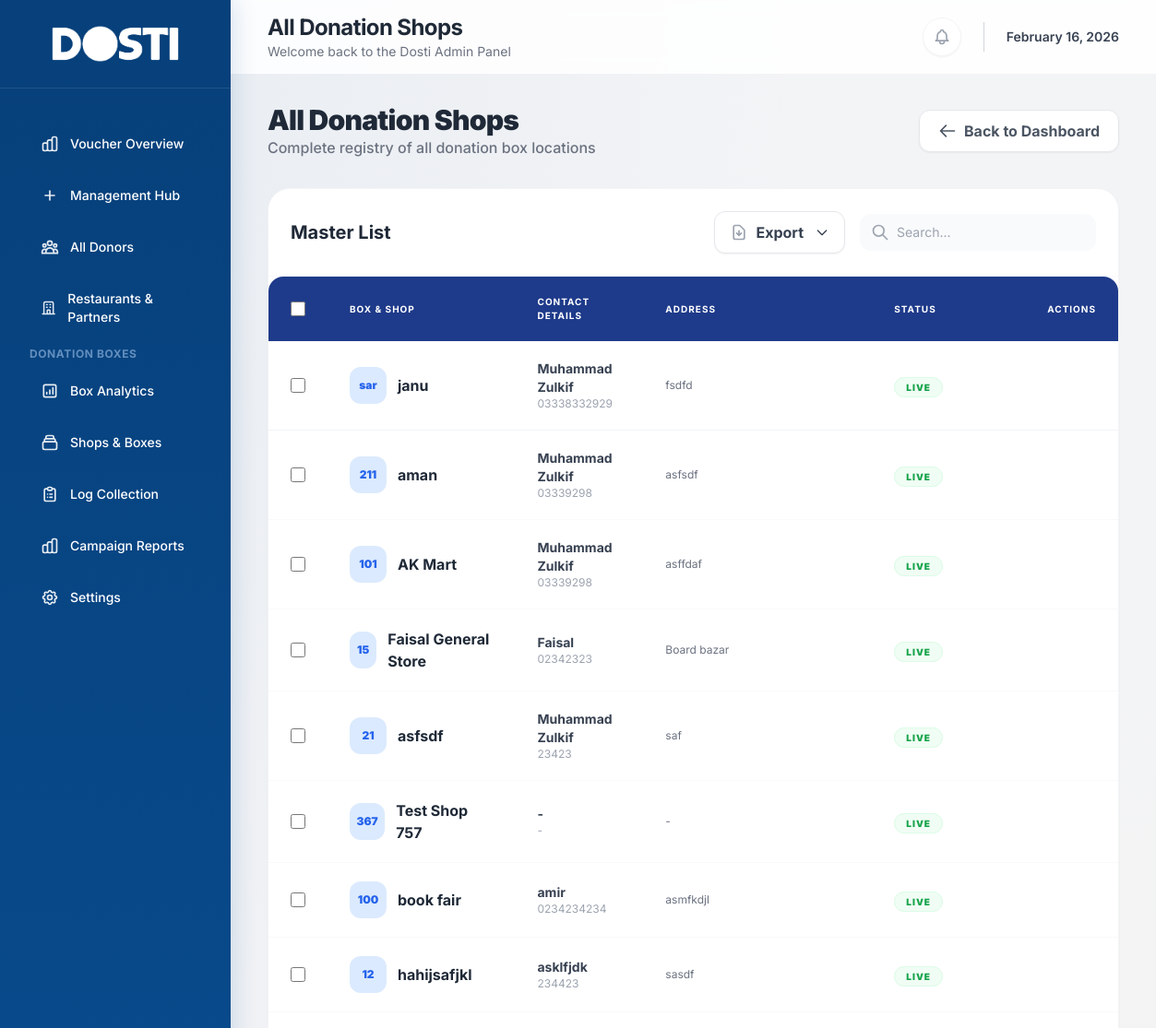
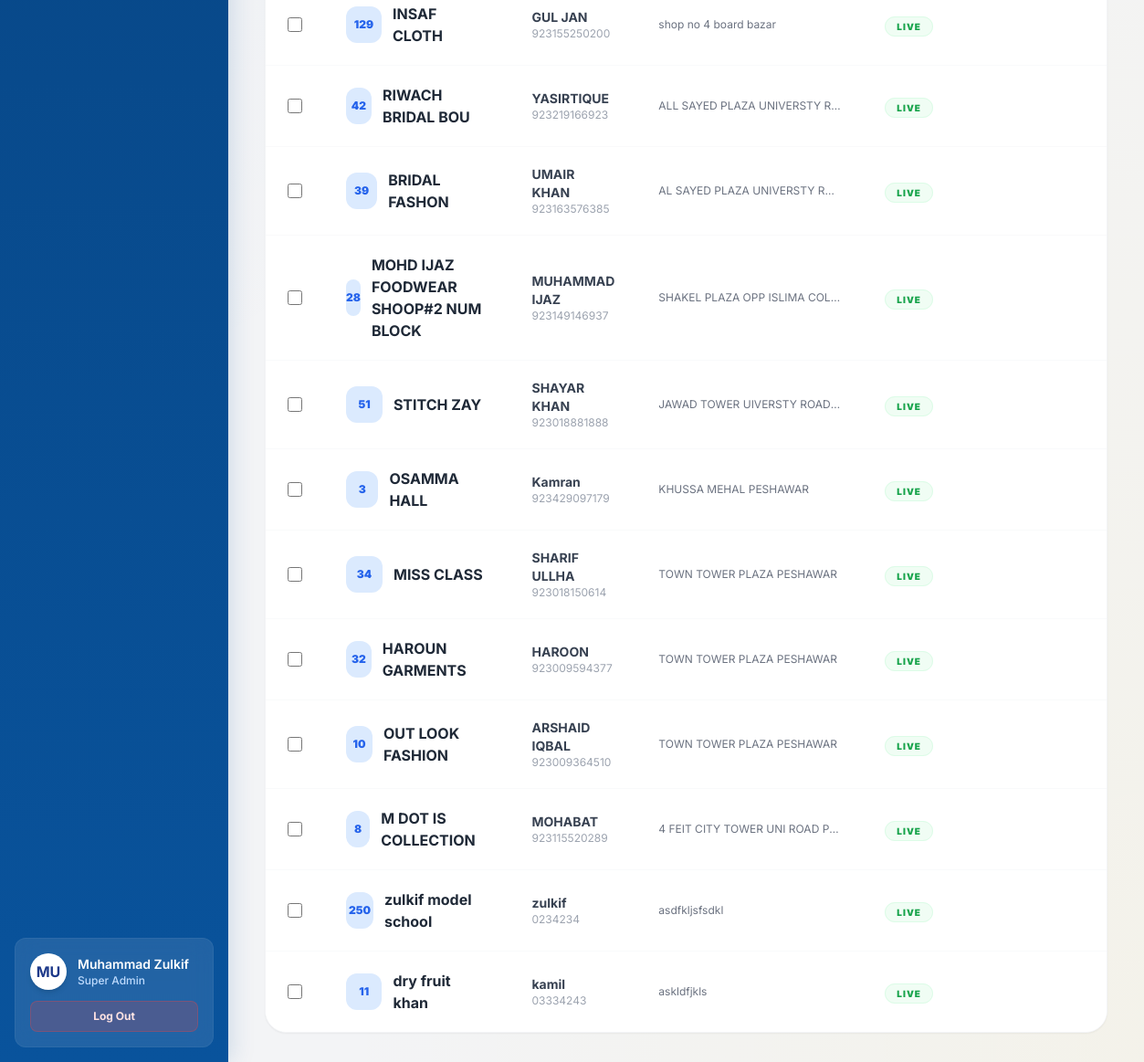
The app's page /index.php?page=shop_list (signed in) with its own data (2 pictures, top to bottom).
### tables this page shows
CREATE TABLE `donation_shops` (
  `id` int(11) NOT NULL,
  `box_number` varchar(50) NOT NULL,
  `shop_name` varchar(255) NOT NULL,
  `email` varchar(100) DEFAULT NULL,
  `installation_date` date DEFAULT NULL,
  `contact_person` varchar(255) DEFAULT NULL,
  `phone` varchar(20) DEFAULT NULL,
  `address` text DEFAULT NULL,
  `created_at` timestamp NOT NULL DEFAULT current_timestamp()
);

### pages/shop_list.php (the view, shortened to what this page needs)
<?php
include __DIR__ . '/../config.php'; ?>
<div class="space-y-8 animate-in fade-in slide-in-from-bottom-4 duration-700">
    <div class="flex items-center justify-between">
        <div>
            <h1 class="text-3xl font-black text-gray-800 tracking-tight">All Donation Shops</h1>
            <p class="text-gray-500 font-medium">Complete registry of all donation box locations</p>
        </div>
        <button onclick="window.location.href='index.php?page=donation_boxes'" class="flex items-center gap-2 px-5 py-2.5 bg-white text-gray-600 font-bold rounded-xl shadow-sm border border-gray-200 hover:bg-gray-50 transition-all">
            <svg class="w-5 h-5" fill="none" stroke="currentColor" viewBox="0 0 24 24"><path stroke-linecap="round" stroke-linejoin="round" stroke-width="2" d="M10 19l-7-7m0 0l7-7m-7 7h18"></path></svg>
            Back to Dashboard
        </button>
    </div>
    <div class="bg-white rounded-3xl shadow-sm border border-gray-100 overflow-hidden">
        <div class="p-6 border-b border-gray-50 flex items-center justify-between">
            <h3 class="text-xl font-bold text-gray-800">Master List</h3>
            <div class="flex items-center gap-4">
                <div class="relative inline-block text-left w-auto overflow-visible z-[10]">
                    <button class="export-dropdown-btn inline-flex justify-center items-center gap-2 px-4 py-2.5 bg-white border border-gray-200 text-gray-700 font-bold rounded-xl hover:bg-gray-50 transition-all shadow-sm active:scale-95" onclick="document.getElementById('shop-export-menu').classList.toggle('hidden')">
                        <svg class="w-5 h-5 text-gray-400" fill="none" stroke="currentColor" viewBox="0 0 24 24"><path stroke-linecap="round" stroke-linejoin="round" stroke-width="2" d="M12 10v6m0 0l-3-3m3 3l3-3m2 8H7a2 2 0 01-2-2V5a2 2 0 012-2h5.586a1 1 0 01.707.293l5.414 5.414a1 1 0 01.293.707V19a2 2 0 01-2 2z"></path></svg>
                        Export
                        <svg class="w-4 h-4 ml-1" fill="none" stroke="currentColor" viewBox="0 0 24 24"><path stroke-linecap="round" stroke-linejoin="round" stroke-width="2" d="M19 9l-7 7-7-7"></path></svg>
                    </button>
                </div>
                <div class="relative w-64">
                    <input type="text" id="masterShopSearch" placeholder="Search..." class="w-full pl-10 pr-4 py-2.5 bg-gray-50 border-none rounded-xl text-sm focus:ring-2 focus:ring-blue-500 outline-none transition-all">
                    <svg class="w-5 h-5 text-gray-400 absolute left-3 top-2.5" fill="none" stroke="currentColor" viewBox="0 0 24 24"><path stroke-linecap="round" stroke-linejoin="round" stroke-width="2" d="M21 21l-6-6m2-5a7 7 0 11-14 0 7 7 0 0114 0z"></path></svg>
                </div>
            </div>
        </div>
        <div class="overflow-x-auto custom-scrollbar">
            <table id="shop-table" class="w-full text-left border-collapse">
                <thead>
                    <tr class="bg-blue-900 text-white text-[10px] uppercase tracking-widest font-black">
                        <th class="px-6 py-5 rounded-tl-2xl w-16">
                            <div class="flex items-center justify-center">
                                <input type="checkbox" onchange="toggleSelectAll('shop-table', this)" class="w-4 h-4 rounded border-gray-300 text-blue-600 focus:ring-blue-500 cursor-pointer">
                            </div>
                        </th>
                        <th class="px-6 py-5">Box & Shop</th>
                        <th class="px-6 py-5">Contact Details</th>
                        <th class="px-6 py-5">Address</th>
                        <th class="px-6 py-5">Status</th>
                        <th class="px-6 py-5 text-right rounded-tr-2xl">Actions</th>
                    </tr>
                </thead>
                <tbody id="masterShopTableBody" class="divide-y divide-gray-50">
                    <?php
                    $shops = $conn->query("SELECT * FROM donation_shops ORDER BY created_at DESC");
                    while($shop = $shops->fetch_assoc()):
                    ?>
                    <tr class="rich-table-row group bg-white hover:bg-blue-50/30 transition-all duration-300">
                        <td class="px-6 py-5">
                            <div class="flex items-center justify-center">
                                <input type="checkbox" class="row-checkbox w-4 h-4 rounded border-gray-300 text-blue-600 focus:ring-blue-500 cursor-pointer">
                            </div>
                        </td>
                        <td class="px-6 py-5">
                            <div class="flex items-center gap-3">
                                <div class="w-10 h-10 rounded-xl bg-blue-100 text-blue-600 flex items-center justify-center font-black text-xs">
                                    <?php echo substr($shop['box_number'], -3); ?>
                                </div>
                                <div>
                                    <div class="font-bold text-gray-800"><?php echo htmlspecialchars($shop['shop_name']); ?></div>
                                </div>
                            </div>
                        </td>
                        <td class="px-6 py-5">
                            <div class="text-sm font-bold text-gray-700"><?php echo htmlspecialchars($shop['contact_person'] ?: '-'); ?></div>
                            <div class="text-xs text-gray-400"><?php echo htmlspecialchars($shop['phone'] ?: '-'); ?></div>
                        </td>
                        <td class="px-6 py-5">
                            <div class="text-xs text-gray-500 max-w-[200px] truncate" title="<?php echo htmlspecialchars($shop['address']); ?>">
                                <?php echo htmlspecialchars($shop['address'] ?: '-'); ?>
                            </div>
                        </td>
                        <td class="px-6 py-5">
                            <span class="px-3 py-1 bg-green-50 text-green-600 text-[10px] font-black rounded-full uppercase tracking-widest border border-green-100">Live</span>
                        </td>
                        <td class="px-6 py-5 text-right">
                        </td>
                    </tr>
                    <?php endwhile; ?>
                </tbody>
            </table>
        </div>
    </div>
</div>

### assets/css/custom.css (style rules this page uses)
:root { --color-primary: #09539c; --color-primary-dark: #07407a; --color-primary-light: #3a7bd5; --color-accent: #ffcb05; --color-accent-hover: #e6b800; --color-bg-body: #f3f4f6; --color-text-main: #1f2937; --color-text-muted: #6b7280; --glass-bg: rgba(255, 255, 255, 0.7); --glass-border: rgba(255, 255, 255, 0.5); --glass-shadow: 0 8px 32px 0 rgba(31, 38, 135, 0.15); --radius-lg: 16px; --radius-xl: 24px; }
body { font-family: 'Inter', system-ui, -apple-system, sans-serif; background-color: var(--color-bg-body); color: var(--color-text-main); background-image: radial-gradient(at 0% 0%, rgba(9, 83, 156, 0.05) 0px, transparent 50%), radial-gradient(at 100% 100%, rgba(255, 203, 5, 0.05) 0px, transparent 50%); background-attachment: fixed; }
.rich-table-row { transition: all 0.2s ease; border-bottom: 1px solid rgba(229, 231, 235, 0.5); }

### records on screen
donation_shops: box_number "sar", shop_name "janu", contact_person "Muhammad Zulkif", phone "03338332929", address "fsdfd"
donation_shops: box_number "211", shop_name "aman", contact_person "Muhammad Zulkif", phone "03339298", address "asfsdf"
donation_shops: box_number "101", shop_name "AK Mart", contact_person "Muhammad Zulkif", phone "03339298", address "asffdaf"
donation_shops: box_number "15", shop_name "Faisal General Store", contact_person "Faisal", phone "02342323", address "Board bazar"
donation_shops: box_number "21", shop_name "asfsdf", contact_person "Muhammad Zulkif", phone "23423", address "saf"
donation_shops: box_number "367", shop_name "Test Shop 757", contact_person "-", phone "-", address "-"
donation_shops: box_number "100", shop_name "book fair", contact_person "amir", phone "0234234234", address "asmfkdjl"
donation_shops: box_number "12", shop_name "hahijsafjkl", contact_person "asklfjdk", phone "234423", address "sasdf"
donation_shops: box_number "129", shop_name "INSAF CLOTH", contact_person "GUL JAN", phone "923155250200", address "shop no 4 board bazar"
donation_shops: box_number "42", shop_name "RIWACH BRIDAL BOU", contact_person "YASIRTIQUE", phone "923219166923", address "ALL SAYED PLAZA UNIVERSTY R…"
donation_shops: box_number "39", shop_name "BRIDAL FASHON", contact_person "UMAIR KHAN", phone "923163576385", address "AL SAYED PLAZA UNIVERSTY R…"
donation_shops: box_number "28", shop_name "MOHD IJAZ FOODWEAR SHOOP#2 NUM BLOCK", contact_person "MUHAMMAD IJAZ", phone "923149146937", address "SHAKEL PLAZA OPP ISLIMA COL…"
donation_shops: box_number "51", shop_name "STITCH ZAY", contact_person "SHAYAR KHAN", phone "923018881888", address "JAWAD TOWER UIVERSTY ROAD…"
donation_shops: box_number "3", shop_name "OSAMMA HALL", contact_person "Kamran", phone "923429097179", address "KHUSSA MEHAL PESHAWAR"
donation_shops: box_number "34", shop_name "MISS CLASS", contact_person "SHARIF ULLHA", phone "923018150614", address "TOWN TOWER PLAZA PESHAWAR"
donation_shops: box_number "32", shop_name "HAROUN GARMENTS", contact_person "HAROON", phone "923009594377", address "TOWN TOWER PLAZA PESHAWAR"
donation_shops: box_number "10", shop_name "OUT LOOK FASHION", contact_person "ARSHAID IQBAL", phone "923009364510", address "TOWN TOWER PLAZA PESHAWAR"
donation_shops: box_number "8", shop_name "M DOT IS COLLECTION", contact_person "MOHABAT", phone "923115520289", address "4 FEIT CITY TOWER UNI ROAD P…"
donation_shops: box_number "250", shop_name "zulkif model school", contact_person "zulkif", phone "0234234", address "asdfkljsfsdkl"
donation_shops: box_number "11", shop_name "dry fruit khan", contact_person "kamil", phone "03334243", address "askldfjkls"

### other values on screen
substr($name, 0, 2) "MU"
$name "Muhammad Zulkif"
$role_badges[$_SESSION['admin_role']] "Super Admin"
$pageTitle "All Donation Shops"
